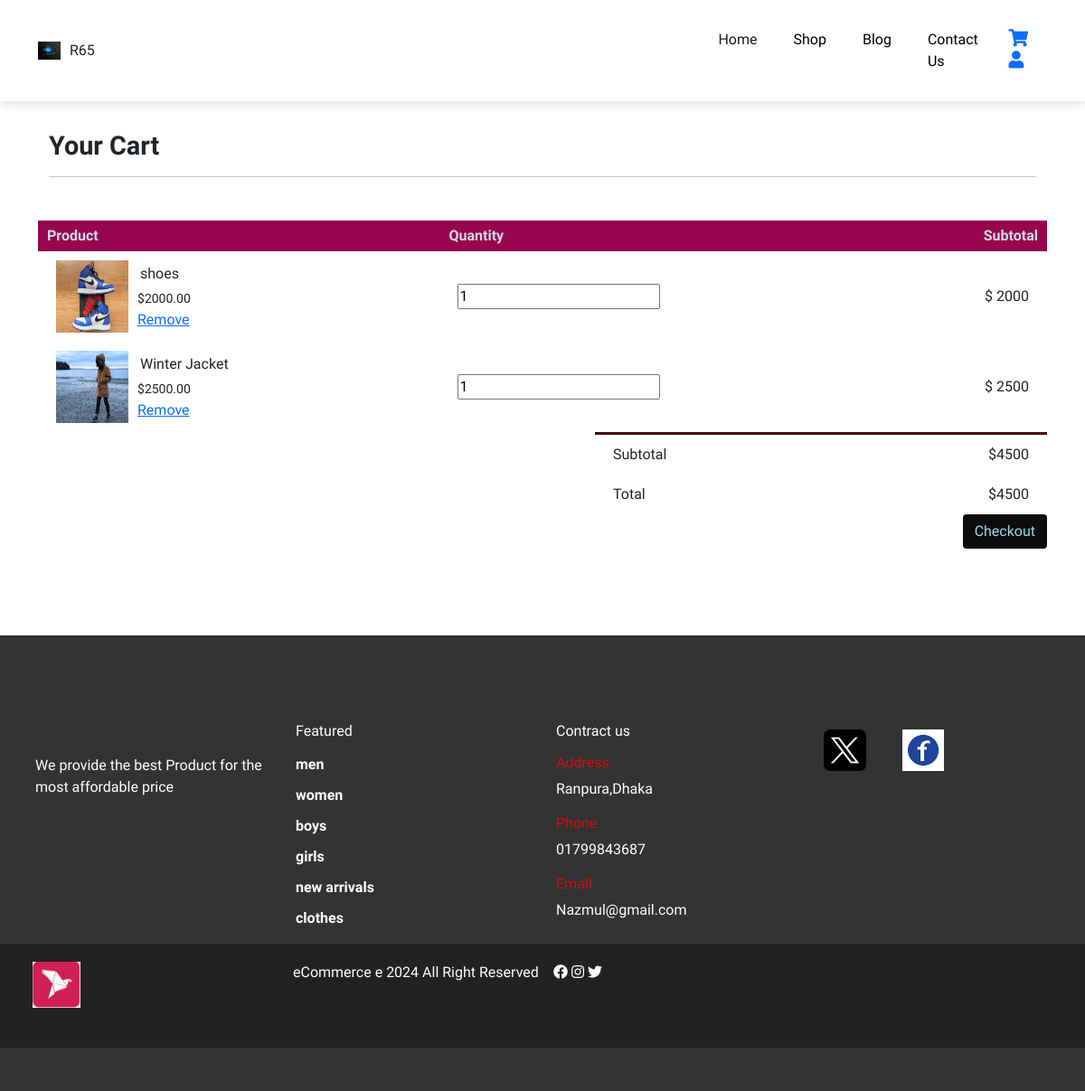
/cart.php (signed in), run on the app's committed database.
### tables this page shows
CREATE TABLE `order_items` (
  `item_id` int(11) NOT NULL,
  `order_id` int(11) NOT NULL,
  `product_id` int(10) NOT NULL,
  `quantity` int(10) NOT NULL DEFAULT 1,
  `user_id` int(10) NOT NULL,
  `order_date` datetime NOT NULL DEFAULT current_timestamp(),
  `in_cart` int(11) NOT NULL DEFAULT 1
);

CREATE TABLE `products` (
  `product_id` int(11) NOT NULL,
  `product_name` varchar(100) NOT NULL,
  `product_category` varchar(100) NOT NULL,
  `product_description` varchar(255) NOT NULL,
  `product_image` varchar(255) NOT NULL,
  `product_image2` varchar(255) NOT NULL,
  `product_image3` varchar(255) NOT NULL,
  `product_image4` varchar(255) NOT NULL,
  `product_price` decimal(6,2) NOT NULL,
  `product_special_offer` int(2) NOT NULL,
  `product_color` varchar(100) NOT NULL
);

### cart.php (the view, shortened to what this page needs)
<?php
include("assets/include/header.php");
if (isset($_SESSION['user_email'])) {
    $user_email = $_SESSION['user_email'];
    $get_user = "SELECT * FROM users WHERE user_email='$user_email'";
    $run_user = mysqli_query($conn, $get_user);
    $row_user = mysqli_fetch_array($run_user);
    $user_id = $row_user['user_id'];
    $get_orders = "SELECT * FROM order_items WHERE user_id='$user_id' && in_cart='1'";
    $run_orders = mysqli_query($conn, $get_orders);
    echo "
    <section class='cart container my-5 py-5'>
        <div class='container mt-5'>
            <h2 class='font-weight-bold'>Your Cart</h2>
            <hr>
        </div>
        <table class='mt-5 pt-5'>
            <tr>
                <th>Product</th>
                <th>Quantity</th>
                <th>Subtotal</th>
            </tr>";
    $total = 0;
    while ($row_order = mysqli_fetch_array($run_orders)) {
        $product_id = $row_order['product_id'];
        $product_quantity = $row_order['quantity'];
        $get_product = "SELECT * FROM products WHERE product_id='$product_id'";
        $run_product = mysqli_query($conn, $get_product);
        $row_product = mysqli_fetch_array($run_product);
        $product_name = $row_product['product_name'];
        $product_price = $row_product['product_price'];
        $product_image = $row_product['product_image'];
        $subtotal = $product_price * $product_quantity;
        $total += $subtotal;
        echo "
        <tr>
            <td>
                <div class='product-info'>
                    <img src='assets/imgs/product_img/$product_image' alt='$product_name'/>
                    <div>
                        <p>$product_name</p>
                        <small><span>$</span>$product_price</small>
                        <br>
                        <a class='remove-btn' href='remove_from_cart.php?product_id=$product_id'>Remove</a>
                    </div>
                </div>
            </td>
            <td>
                <input type='number' value='$product_quantity' readonly/>
            </td>
            <td>
                <span>$</span>
                <span class='product-price'>$subtotal</span>
            </td>
        </tr>";
    }
    echo "
        </table>
        <div class='cart-total'>
            <table>
                <tr>
                    <td>Subtotal</td>
                    <td><span>$</span>$total</td>
                </tr>
                <tr>
                    <td>Total</td>
                    <td><span>$</span>$total</td>
                </tr>
            </table>
        </div>
        <div class='checkout-container'>
            <form action='checkout.php' method='post'>
                <input type='hidden' name='total' value='$total'/>
                <button type='submit' class='btn checkout-btn'>Checkout</button>
            </form>
        </div>
    </section>";
    include("assets/include/footer.php");
} else {
    echo "<script>window.open('login.php','_self');</script>";
}
?>

### assets/CSS/style.css (style rules this page uses)
* { margin: 0; padding: 0; box-sizing: border-box; }
body { font-family: "Oranienbaum", serif; }
h2 { font-size: 1.8rem; font-weight: 600; }
button { background-color: #2c2929; color: white; padding: 10px 20px; font-size: 16px; border: none; cursor: pointer; border-radius: 5px; transition: background-color 0.3s ease; }
.cart table { width: 100%; border-collapse: collapse; }
.cart .product-info { display:flex; flex-wrap: wrap; }
.cart th { text-align: left; padding: 5px 10px; color:#d1dce6; background-color: #97054e; }
.cart td { padding: 10px 20px; }
.cart td img { width:80px; height: 80px; margin-right: 10px; }
.cart .product-info p { margin: 3px; }
.cart-total { display: flex; justify-content: flex-end; }
.cart-total table { width: 100%; max-width: 500px; border-top: 3px solid #470505 ; }
td:last-child { text-align:right; }
th:last-child { text-align: right; }
.checkout-container { display: flex; justify-content: flex-end; }
.checkout-btn { display: flex; justify-content: flex-end; background-color: #0c0c0c; color:#9dd7f1; }

### data on the page
order_items: product.product_image (picture), product.product_name "shoes", product.product_price "2000.00", quantity "1", subtotal "2000"
order_items: product.product_image (picture), product.product_name "Winter Jacket", product.product_price "2500.00", quantity "1", subtotal "2500"

### other printed values
$total "4500"
